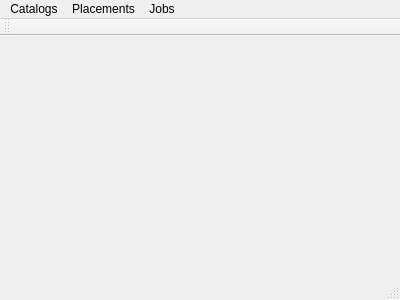
<?xml version="1.0" encoding="UTF-8"?>
<ui version="4.0">
 <class>PowerSS</class>
 <widget class="QMainWindow" name="PowerSS">
  <property name="geometry">
   <rect>
    <x>0</x>
    <y>0</y>
    <width>400</width>
    <height>300</height>
   </rect>
  </property>
  <property name="windowTitle">
   <string>Power System Simulator</string>
  </property>
  <widget class="QWidget" name="centralWidget">
   <widget class="QLabel" name="label">
    <property name="geometry">
     <rect>
      <x>10</x>
      <y>230</y>
      <width>251</width>
      <height>16</height>
     </rect>
    </property>
    <property name="text">
     <string/>
    </property>
   </widget>
  </widget>
  <widget class="QMenuBar" name="menuBar">
   <property name="geometry">
    <rect>
     <x>0</x>
     <y>0</y>
     <width>400</width>
     <height>21</height>
    </rect>
   </property>
   <widget class="QMenu" name="menuCatalogs">
    <property name="title">
     <string>Catalogs</string>
    </property>
    <addaction name="actionEnergy_Consumer"/>
    <addaction name="actionGenerating_Unit"/>
    <addaction name="actionAsynchronous_Motor"/>
   </widget>
   <widget class="QMenu" name="menuPlacements">
    <property name="title">
     <string>Placements</string>
    </property>
    <addaction name="actionAsynchronous_Motor_Pla"/>
    <addaction name="actionGenerating_Unit_Pla"/>
    <addaction name="actionShunt_Resistor_Pla"/>
   </widget>
   <widget class="QMenu" name="menuJobs">
    <property name="title">
     <string>Jobs</string>
    </property>
    <addaction name="actionSearch_Jobs"/>
   </widget>
   <addaction name="menuCatalogs"/>
   <addaction name="menuPlacements"/>
   <addaction name="menuJobs"/>
  </widget>
  <widget class="QToolBar" name="mainToolBar">
   <attribute name="toolBarArea">
    <enum>TopToolBarArea</enum>
   </attribute>
   <attribute name="toolBarBreak">
    <bool>false</bool>
   </attribute>
  </widget>
  <widget class="QStatusBar" name="statusBar"/>
  <action name="actionEnergy_Consumer">
   <property name="text">
    <string>Energy Consumer</string>
   </property>
  </action>
  <action name="actionGenerating_Unit">
   <property name="text">
    <string>Generating Unit</string>
   </property>
  </action>
  <action name="actionAsynchronous_Motor">
   <property name="text">
    <string>Asynchronous Motor</string>
   </property>
  </action>
  <action name="actionAsynchronous_Motor_Pla">
   <property name="text">
    <string>Asynchronous Motor</string>
   </property>
  </action>
  <action name="actionGenerating_Unit_Pla">
   <property name="text">
    <string>Generating Unit</string>
   </property>
  </action>
  <action name="actionShunt_Resistor_Pla">
   <property name="text">
    <string>Shunt Resistor</string>
   </property>
  </action>
  <action name="actionSearch_Jobs">
   <property name="text">
    <string>Search Jobs</string>
   </property>
  </action>
 </widget>
 <layoutdefault spacing="6" margin="11"/>
 <resources/>
 <connections/>
</ui>
